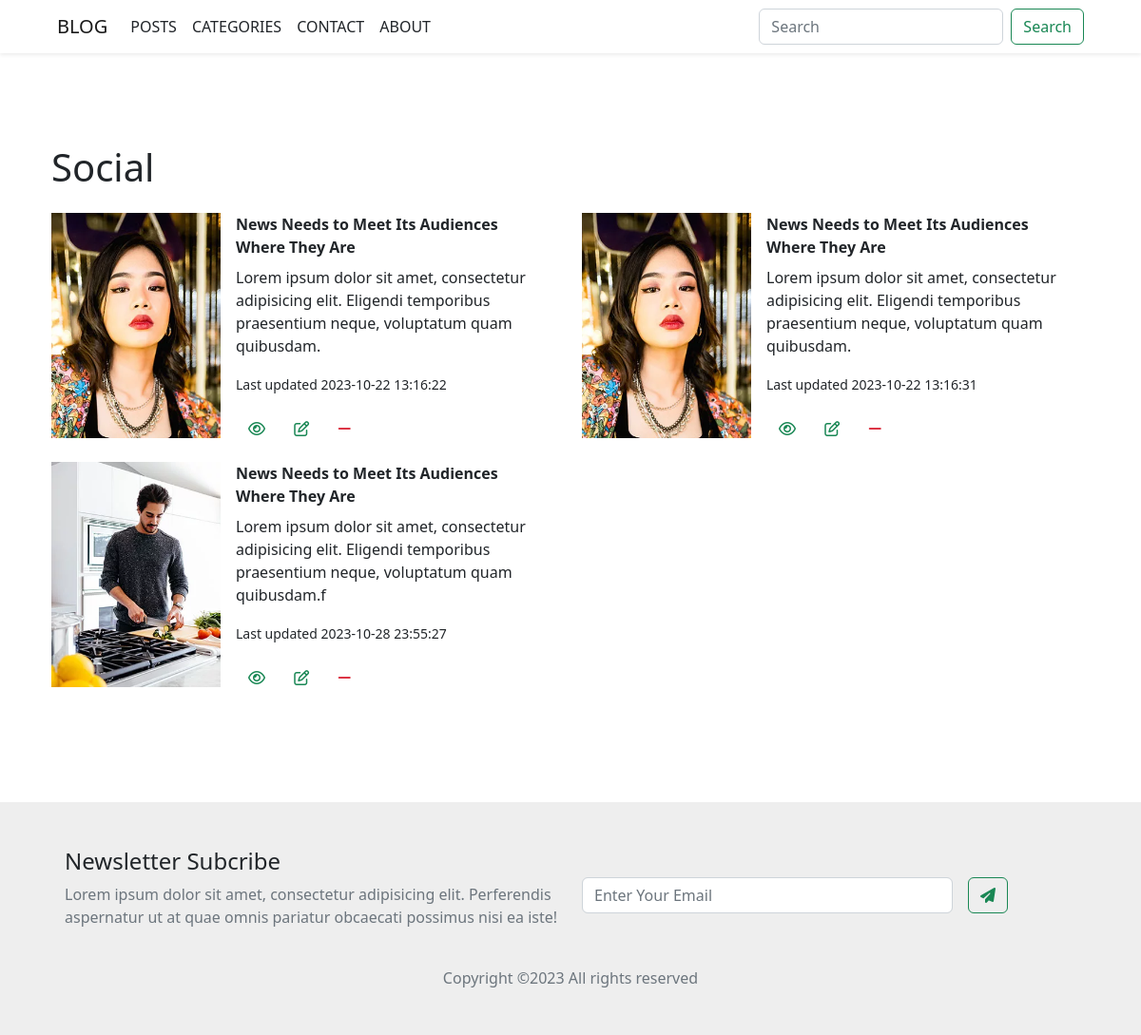
Screenshot of /categories/1 with the database file from the repository.
### app/models.py (models this page shows, shortened)
class Category(db.Model):
  id = db.Column(db.Integer, primary_key = True)
  name = db.Column(db.String)
  created_at = db.Column(db.DateTime, server_default=db.func.now())
  updated_at = db.Column(db.DateTime, server_default=db.func.now(), onupdate=db.func.now())
  posts= db.relationship('Post', backref='category_name', lazy=True)

class Post(db.Model):
  id = db.Column(db.Integer, primary_key = True)
  title = db.Column(db.String)
  body = db.Column(db.String)
  image = db.Column(db.String)
  created_at = db.Column(db.DateTime, server_default=db.func.now())
  updated_at = db.Column(db.DateTime, server_default=db.func.now(), onupdate=db.func.now())
  category_id = db.Column(db.Integer, db.ForeignKey('category.id'), nullable=True)
  @property
  def get_image_url(self):
    return url_for('static', filename=f'posts/images/{self.image}')
  @property
  def get_show_url(self):
    return url_for('posts.show', id=self.id)
  @property
  def get_delete_url(self):
    return url_for('posts.delete', id=self.id)

### app/categories/views.py (the view)
@category_blueprint.route('<int:id>', endpoint='show', methods=['GET'])
def get_category(id):
  category = Category.query.get_or_404(id)
  if category:
    return render_template('categories/show.html', category=category)
  else:
    return 404

### app/templates/categories/show.html (shortened to what this page needs)
{% extends 'layouts/base.html' %}
{% import 'macros/macros.html' as myposts %}
{% block body %}
  <div class="container py-5">
    <h1 class="mb-4">{{category.name}}</h1>
    <div class="row">
      {% for post in category.posts %}
      <div class="col-sm-6 mb-3 mb-sm-0 d-flex justify-content-center ">
        <div class="card mb-3 border-0 rounded rounded-0 " style="max-width: 540px;">
          <div class="row g-0">
            <div class="col-md-4">
              <img src="{{post.get_image_url}}" class="img-fluid" alt="...">
            </div>
            <div class="col-md-8">
              <div class="card-body py-0">
                <p class="card-title fw-semibold ">{{post.title}}</p>
                <p class="card-text">{{post.body}}</p>
                <p class="card-text"><small class="text-body-secondary">Last updated {{post.updated_at}}</small></p>
                <div class="links">
                <a href="{{post.get_show_url}}" class="btn text-success "><i class="fa-regular fa-eye"></i></a>
                <a href="{{url_for('posts.edit', id=post.id)}}" class="btn text-success "><i class="fa-regular fa-pen-to-square"></i></a>
                <a href="{{post.get_delete_url}}" class="btn text-danger "><i class="fa-solid fa-minus"></i></a>
                </div>
              </div>
            </div>
          </div>
        </div>
      </div>
      {% endfor %}
    </div>
  </div>
{% endblock %}

### rows the page displays
Category: name "Social"
Post: get_image_url (picture), title "News Needs to Meet Its Audiences Where They Are", body "Lorem ipsum dolor sit amet, consectetur adipisicing elit. Eligendi temporibus praesentium neque, voluptatum quam quibusdam.", updated_at "2023-10-22 13:16:22"
Post: get_image_url (picture), title "News Needs to Meet Its Audiences Where They Are", body "Lorem ipsum dolor sit amet, consectetur adipisicing elit. Eligendi temporibus praesentium neque, voluptatum quam quibusdam.", updated_at "2023-10-22 13:16:31"
Post: get_image_url (picture), title "News Needs to Meet Its Audiences Where They Are", body "Lorem ipsum dolor sit amet, consectetur adipisicing elit. Eligendi temporibus praesentium neque, voluptatum quam quibusdam.f", updated_at "2023-10-28 23:55:27"
